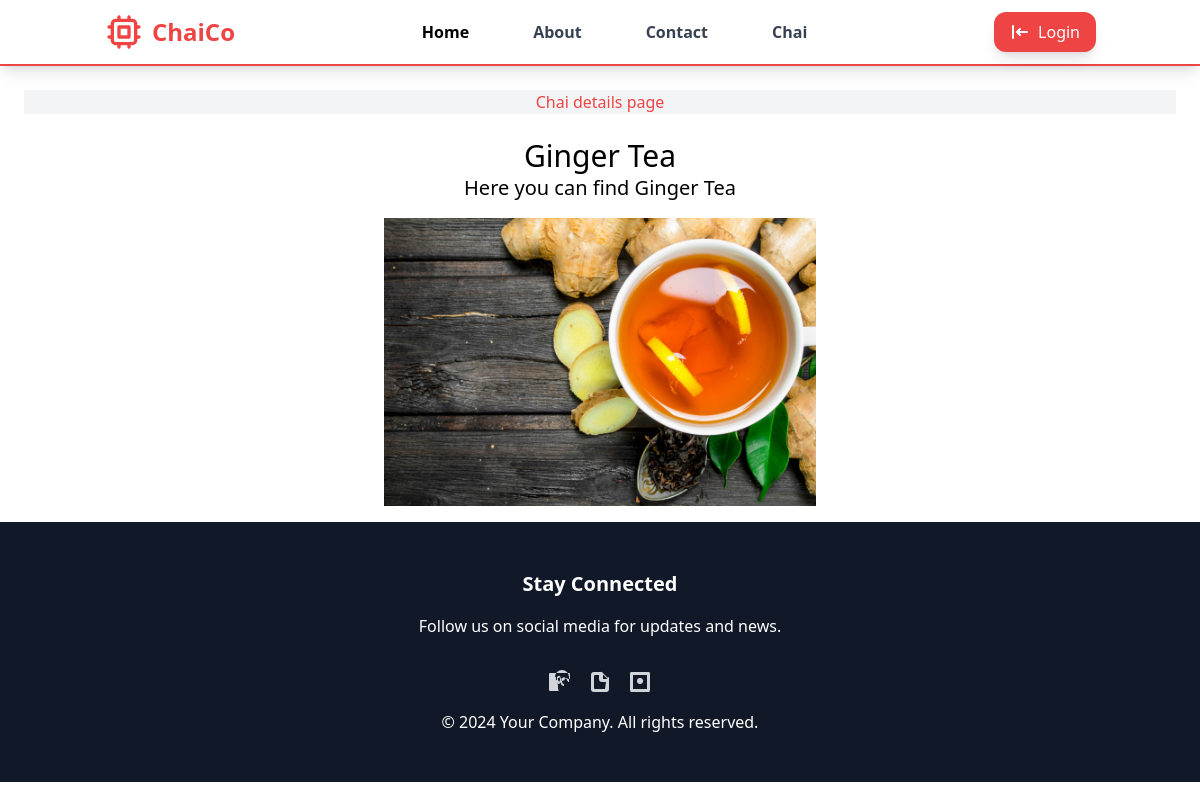
The page /chai/3/ on the database its author committed.
### chai/models.py (models this page shows, shortened)
class Chaivarity(models.Model):
    Select_Chai_Type = [
        ('ML', 'Masala Tea'),
        ('GN', 'Ginger Tea'),
        ('LM', 'Leamon Tea'),
        ('RT', 'Raw Tea'),
    ]
    name = models.CharField(max_length=100)
    image = models.ImageField(upload_to='chais/')
    description = models.TextField()
    created_date = models.DateTimeField(default=timezone.now)
    cha_type = models.CharField(max_length=2, choices=Select_Chai_Type)
    DisplayField = ['name', 'description', 'chai_type']

### chai/views.py (the view)
# urls.py: path('<int:chai_id>/', views.chai_detail, name='chai_detail'),
def chai_detail(request,chai_id):
    chai=get_object_or_404(Chaivarity,pk=chai_id)
    return render(request,'chai/chai_detail.html',{'chai':chai})

### chai/templates/chai/chai_detail.html (shortened to what this page needs)
{% extends 'layout.html' %}
    {% block content %}
    <h1 class="text-center text-red-500 bg-gray-100 m-6">Chai details page</h1>
 <h3 class="text-center text-3xl">{{chai.name}}</h3>
 <h3 class="text-center text-xl">{{chai.description}}</h3>
 <img class=" mx-auto relative h-80 flex items-center justify-center p-4 " src="{{ chai.image.url }}" alt="{{ chai.name }}">
    {% endblock %}

### rows shown on the page
Chaivarity: name "Ginger Tea", description "Here you can find Ginger Tea", image (picture)
